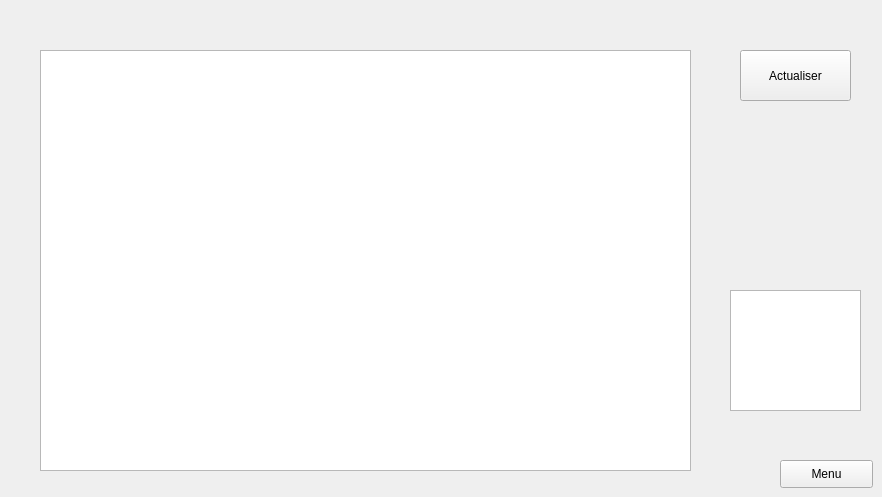
           <widget class="QWidget" name="Historique_5">
            <attribute name="title">
             <string>Historique de contrôle</string>
            </attribute>
            <widget class="QTextBrowser" name="textBrowser_7">
             <property name="geometry">
              <rect>
               <x>730</x>
               <y>290</y>
               <width>131</width>
               <height>121</height>
              </rect>
             </property>
             <property name="styleSheet">
              <string notr="true">border-image: url(:/img/Projet qt/delivery.png);</string>
             </property>
            </widget>
            <widget class="QTableView" name="tablehistorique_2">
             <property name="geometry">
              <rect>
               <x>40</x>
               <y>50</y>
               <width>651</width>
               <height>421</height>
              </rect>
             </property>
            </widget>
            <widget class="QPushButton" name="pushButton_20">
             <property name="geometry">
              <rect>
               <x>780</x>
               <y>460</y>
               <width>93</width>
               <height>28</height>
              </rect>
             </property>
             <property name="text">
              <string>Menu</string>
             </property>
            </widget>
            <widget class="QPushButton" name="pushButton_21">
             <property name="geometry">
              <rect>
               <x>740</x>
               <y>50</y>
               <width>111</width>
               <height>51</height>
              </rect>
             </property>
             <property name="text">
              <string>Actualiser</string>
             </property>
            </widget>
           </widget>
